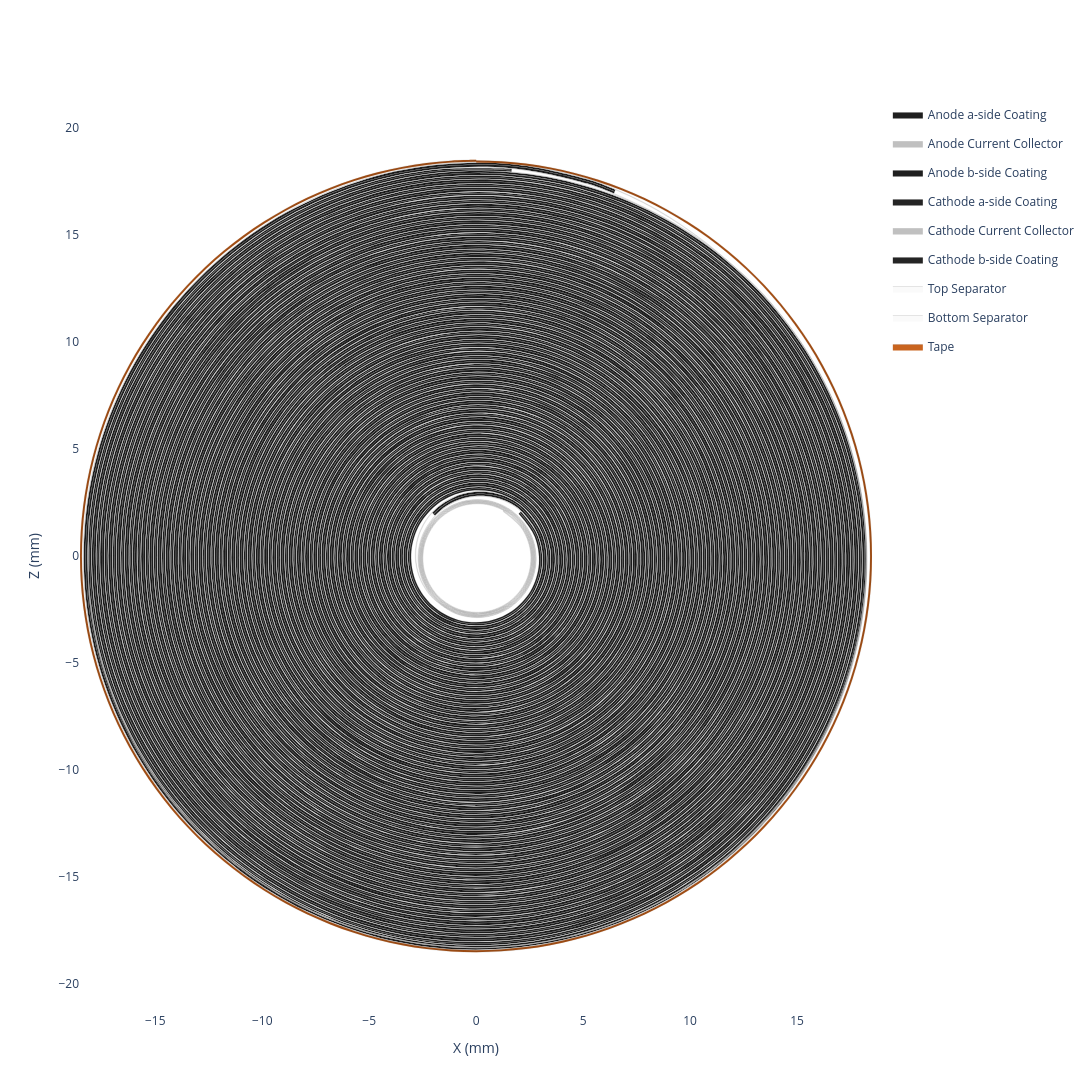

The notebook cell saved with this chart:
### Code cell
my_jellyroll.get_spiral_plot(height=1300, width=1300).show()

### Figure 1 — Plotly figure (JSON) as saved in the notebook; plotly's stock layout.template omitted (floating-point values rounded to 4 significant figures; data arrays with more than 128 entries replaced by an {"elided": "..."} marker saying what was removed)
{"data": [{"customdata": {"elided": "2074x6 float values"}, "fill": "toself", "fillcolor": "#1f1f1f", "hovertemplate": "<b>Anode a-side Coating (Extruded)</b><br>Theta: %{customdata[0]:.2f}°<br>Unwrapped Length: %{customdata[1]:.2f} mm<br>Radius: %{customdata[2]:.2f} mm<br>X: %{customdata[3]:.2f} mm<br>Z: %{customdata[4]:.2f} mm<br>Turns: %{customdata[5]:.2f}<extra></extra>", "legendgroup": "Anode a-side Coating", "line": {"color": "black", "shape": "spline", "width": 0.1}, "mode": "lines", "name": "Anode a-side Coating", "type": "scatter", "x": {"elided": "2074 float values"}, "y": {"elided": "2074 float values"}}, {"customdata": {"elided": "2074x6 float values"}, "fill": "toself", "fillcolor": "#C0C0C0", "hovertemplate": "<b>Anode Current Collector (Extruded)</b><br>Theta: %{customdata[0]:.2f}°<br>Unwrapped Length: %{customdata[1]:.2f} mm<br>Radius: %{customdata[2]:.2f} mm<br>X: %{customdata[3]:.2f} mm<br>Z: %{customdata[4]:.2f} mm<br>Turns: %{customdata[5]:.2f}<extra></extra>", "legendgroup": "Anode Current Collector", "line": {"color": "black", "shape": "spline", "width": 0.1}, "mode": "lines", "name": "Anode Current Collector", "type": "scatter", "x": {"elided": "2074 float values"}, "y": {"elided": "2074 float values"}}, {"customdata": {"elided": "2074x6 float values"}, "fill": "toself", "fillcolor": "#1f1f1f", "hovertemplate": "<b>Anode b-side Coating (Extruded)</b><br>Theta: %{customdata[0]:.2f}°<br>Unwrapped Length: %{customdata[1]:.2f} mm<br>Radius: %{customdata[2]:.2f} mm<br>X: %{customdata[3]:.2f} mm<br>Z: %{customdata[4]:.2f} mm<br>Turns: %{customdata[5]:.2f}<extra></extra>", "legendgroup": "Anode b-side Coating", "line": {"color": "black", "shape": "spline", "width": 0.1}, "mode": "lines", "name": "Anode b-side Coating", "type": "scatter", "x": {"elided": "2074 float values"}, "y": {"elided": "2074 float values"}}, {"customdata": {"elided": "2052x6 float values"}, "fill": "toself", "fillcolor": "#242424", "hovertemplate": "<b>Cathode a-side Coating (Extruded)</b><br>Theta: %{customdata[0]:.2f}°<br>Unwrapped Length: %{customdata[1]:.2f} mm<br>Radius: %{customdata[2]:.2f} mm<br>X: %{customdata[3]:.2f} mm<br>Z: %{customdata[4]:.2f} mm<br>Turns: %{customdata[5]:.2f}<extra></extra>", "legendgroup": "Cathode a-side Coating", "line": {"color": "black", "shape": "spline", "width": 0.1}, "mode": "lines", "name": "Cathode a-side Coating", "type": "scatter", "x": {"elided": "2052 float values"}, "y": {"elided": "2052 float values"}}, {"customdata": {"elided": "2052x6 float values"}, "fill": "toself", "fillcolor": "#C0C0C0", "hovertemplate": "<b>Cathode Current Collector (Extruded)</b><br>Theta: %{customdata[0]:.2f}°<br>Unwrapped Length: %{customdata[1]:.2f} mm<br>Radius: %{customdata[2]:.2f} mm<br>X: %{customdata[3]:.2f} mm<br>Z: %{customdata[4]:.2f} mm<br>Turns: %{customdata[5]:.2f}<extra></extra>", "legendgroup": "Cathode Current Collector", "line": {"color": "black", "shape": "spline", "width": 0.1}, "mode": "lines", "name": "Cathode Current Collector", "type": "scatter", "x": {"elided": "2052 float values"}, "y": {"elided": "2052 float values"}}, {"customdata": {"elided": "2052x6 float values"}, "fill": "toself", "fillcolor": "#242424", "hovertemplate": "<b>Cathode b-side Coating (Extruded)</b><br>Theta: %{customdata[0]:.2f}°<br>Unwrapped Length: %{customdata[1]:.2f} mm<br>Radius: %{customdata[2]:.2f} mm<br>X: %{customdata[3]:.2f} mm<br>Z: %{customdata[4]:.2f} mm<br>Turns: %{customdata[5]:.2f}<extra></extra>", "legendgroup": "Cathode b-side Coating", "line": {"color": "black", "shape": "spline", "width": 0.1}, "mode": "lines", "name": "Cathode b-side Coating", "type": "scatter", "x": {"elided": "2052 float values"}, "y": {"elided": "2052 float values"}}, {"customdata": {"elided": "2266x6 float values"}, "fill": "toself", "fillcolor": "#fafafa", "hovertemplate": "<b>Top Separator (Extruded)</b><br>Theta: %{customdata[0]:.2f}°<br>Unwrapped Length: %{customdata[1]:.2f} mm<br>Radius: %{customdata[2]:.2f} mm<br>X: %{customdata[3]:.2f} mm<br>Z: %{customdata[4]:.2f} mm<br>Turns: %{customdata[5]:.2f}<extra></extra>", "legendgroup": "Top Separator", "line": {"color": "black", "shape": "spline", "width": 0.1}, "mode": "lines", "name": "Top Separator", "type": "scatter", "x": {"elided": "2266 float values"}, "y": {"elided": "2266 float values"}}, {"customdata": {"elided": "2266x6 float values"}, "fill": "toself", "fillcolor": "#fafafa", "hovertemplate": "<b>Bottom Separator (Extruded)</b><br>Theta: %{customdata[0]:.2f}°<br>Unwrapped Length: %{customdata[1]:.2f} mm<br>Radius: %{customdata[2]:.2f} mm<br>X: %{customdata[3]:.2f} mm<br>Z: %{customdata[4]:.2f} mm<br>Turns: %{customdata[5]:.2f}<extra></extra>", "legendgroup": "Bottom Separator", "line": {"color": "black", "shape": "spline", "width": 0.1}, "mode": "lines", "name": "Bottom Separator", "type": "scatter", "x": {"elided": "2266 float values"}, "y": {"elided": "2266 float values"}}, {"customdata": {"elided": "606x6 float values"}, "fill": "toself", "fillcolor": "#C9641F", "hovertemplate": "<b>Tape (Extruded)</b><br>Theta: %{customdata[0]:.2f}°<br>Unwrapped Length: %{customdata[1]:.2f} mm<br>Radius: %{customdata[2]:.2f} mm<br>X: %{customdata[3]:.2f} mm<br>Z: %{customdata[4]:.2f} mm<br>Turns: %{customdata[5]:.2f}<extra></extra>", "legendgroup": "Tape", "line": {"color": "black", "shape": "spline", "width": 0.1}, "mode": "lines", "name": "Tape", "type": "scatter", "x": {"elided": "606 float values"}, "y": {"elided": "606 float values"}}, {"customdata": {"elided": "1131x6 float values"}, "hovertemplate": "<b>Top Separator</b><br>Theta: %{customdata[0]:.2f}°<br>Unwrapped Length: %{customdata[1]:.2f} mm<br>Radius: %{customdata[2]:.2f} mm<br>X: %{customdata[3]:.2f} mm<br>Z: %{customdata[4]:.2f} mm<br>Turns: %{customdata[5]:.2f}<extra></extra>", "legendgroup": "Top Separator", "line": {"color": "#fafafa", "shape": "spline", "width": 0}, "mode": "lines", "name": "Top Separator", "showlegend": false, "type": "scatter", "x": {"elided": "1131 float values"}, "y": {"elided": "1131 float values"}}, {"customdata": {"elided": "1035x6 float values"}, "hovertemplate": "<b>Anode a-side Coating</b><br>Theta: %{customdata[0]:.2f}°<br>Unwrapped Length: %{customdata[1]:.2f} mm<br>Radius: %{customdata[2]:.2f} mm<br>X: %{customdata[3]:.2f} mm<br>Z: %{customdata[4]:.2f} mm<br>Turns: %{customdata[5]:.2f}<extra></extra>", "legendgroup": "Anode a-side Coating", "line": {"color": "#1f1f1f", "shape": "spline", "width": 0}, "mode": "lines", "name": "Anode a-side Coating", "showlegend": false, "type": "scatter", "x": {"elided": "1035 float values"}, "y": {"elided": "1035 float values"}}, {"customdata": {"elided": "1035x6 float values"}, "hovertemplate": "<b>Anode Current Collector</b><br>Theta: %{customdata[0]:.2f}°<br>Unwrapped Length: %{customdata[1]:.2f} mm<br>Radius: %{customdata[2]:.2f} mm<br>X: %{customdata[3]:.2f} mm<br>Z: %{customdata[4]:.2f} mm<br>Turns: %{customdata[5]:.2f}<extra></extra>", "legendgroup": "Anode Current Collector", "line": {"color": "#C0C0C0", "shape": "spline", "width": 0}, "mode": "lines", "name": "Anode Current Collector", "showlegend": false, "type": "scatter", "x": {"elided": "1035 float values"}, "y": {"elided": "1035 float values"}}, {"customdata": {"elided": "1035x6 float values"}, "hovertemplate": "<b>Anode b-side Coating</b><br>Theta: %{customdata[0]:.2f}°<br>Unwrapped Length: %{customdata[1]:.2f} mm<br>Radius: %{customdata[2]:.2f} mm<br>X: %{customdata[3]:.2f} mm<br>Z: %{customdata[4]:.2f} mm<br>Turns: %{customdata[5]:.2f}<extra></extra>", "legendgroup": "Anode b-side Coating", "line": {"color": "#1f1f1f", "shape": "spline", "width": 0}, "mode": "lines", "name": "Anode b-side Coating", "showlegend": false, "type": "scatter", "x": {"elided": "1035 float values"}, "y": {"elided": "1035 float values"}}, {"customdata": {"elided": "1131x6 float values"}, "hovertemplate": "<b>Bottom Separator</b><br>Theta: %{customdata[0]:.2f}°<br>Unwrapped Length: %{customdata[1]:.2f} mm<br>Radius: %{customdata[2]:.2f} mm<br>X: %{customdata[3]:.2f} mm<br>Z: %{customdata[4]:.2f} mm<br>Turns: %{customdata[5]:.2f}<extra></extra>", "legendgroup": "Bottom Separator", "line": {"color": "#fafafa", "shape": "spline", "width": 0}, "mode": "lines", "name": "Bottom Separator", "showlegend": false, "type": "scatter", "x": {"elided": "1131 float values"}, "y": {"elided": "1131 float values"}}, {"customdata": {"elided": "1024x6 float values"}, "hovertemplate": "<b>Cathode a-side Coating</b><br>Theta: %{customdata[0]:.2f}°<br>Unwrapped Length: %{customdata[1]:.2f} mm<br>Radius: %{customdata[2]:.2f} mm<br>X: %{customdata[3]:.2f} mm<br>Z: %{customdata[4]:.2f} mm<br>Turns: %{customdata[5]:.2f}<extra></extra>", "legendgroup": "Cathode a-side Coating", "line": {"color": "#242424", "shape": "spline", "width": 0}, "mode": "lines", "name": "Cathode a-side Coating", "showlegend": false, "type": "scatter", "x": {"elided": "1024 float values"}, "y": {"elided": "1024 float values"}}, {"customdata": {"elided": "1024x6 float values"}, "hovertemplate": "<b>Cathode Current Collector</b><br>Theta: %{customdata[0]:.2f}°<br>Unwrapped Length: %{customdata[1]:.2f} mm<br>Radius: %{customdata[2]:.2f} mm<br>X: %{customdata[3]:.2f} mm<br>Z: %{customdata[4]:.2f} mm<br>Turns: %{customdata[5]:.2f}<extra></extra>", "legendgroup": "Cathode Current Collector", "line": {"color": "#C0C0C0", "shape": "spline", "width": 0}, "mode": "lines", "name": "Cathode Current Collector", "showlegend": false, "type": "scatter", "x": {"elided": "1024 float values"}, "y": {"elided": "1024 float values"}}, {"customdata": {"elided": "1024x6 float values"}, "hovertemplate": "<b>Cathode b-side Coating</b><br>Theta: %{customdata[0]:.2f}°<br>Unwrapped Length: %{customdata[1]:.2f} mm<br>Radius: %{customdata[2]:.2f} mm<br>X: %{customdata[3]:.2f} mm<br>Z: %{customdata[4]:.2f} mm<br>Turns: %{customdata[5]:.2f}<extra></extra>", "legendgroup": "Cathode b-side Coating", "line": {"color": "#242424", "shape": "spline", "width": 0}, "mode": "lines", "name": "Cathode b-side Coating", "showlegend": false, "type": "scatter", "x": {"elided": "1024 float values"}, "y": {"elided": "1024 float values"}}, {"customdata": {"elided": "301x6 float values"}, "hovertemplate": "<b>Tape</b><br>Theta: %{customdata[0]:.2f}°<br>Unwrapped Length: %{customdata[1]:.2f} mm<br>Radius: %{customdata[2]:.2f} mm<br>X: %{customdata[3]:.2f} mm<br>Z: %{customdata[4]:.2f} mm<br>Turns: %{customdata[5]:.2f}<extra></extra>", "legendgroup": "Tape", "line": {"color": "#C9641F", "shape": "spline", "width": 0}, "mode": "lines", "name": "Tape", "showlegend": false, "type": "scatter", "x": {"elided": "301 float values"}, "y": {"elided": "301 float values"}}], "layout": {"height": 1300, "hovermode": "closest", "paper_bgcolor": "white", "plot_bgcolor": "white", "width": 1300, "xaxis": {"scaleanchor": "y", "title": {"text": "X (mm)"}, "zeroline": false}, "yaxis": {"title": {"text": "Z (mm)"}, "zeroline": false}}}
